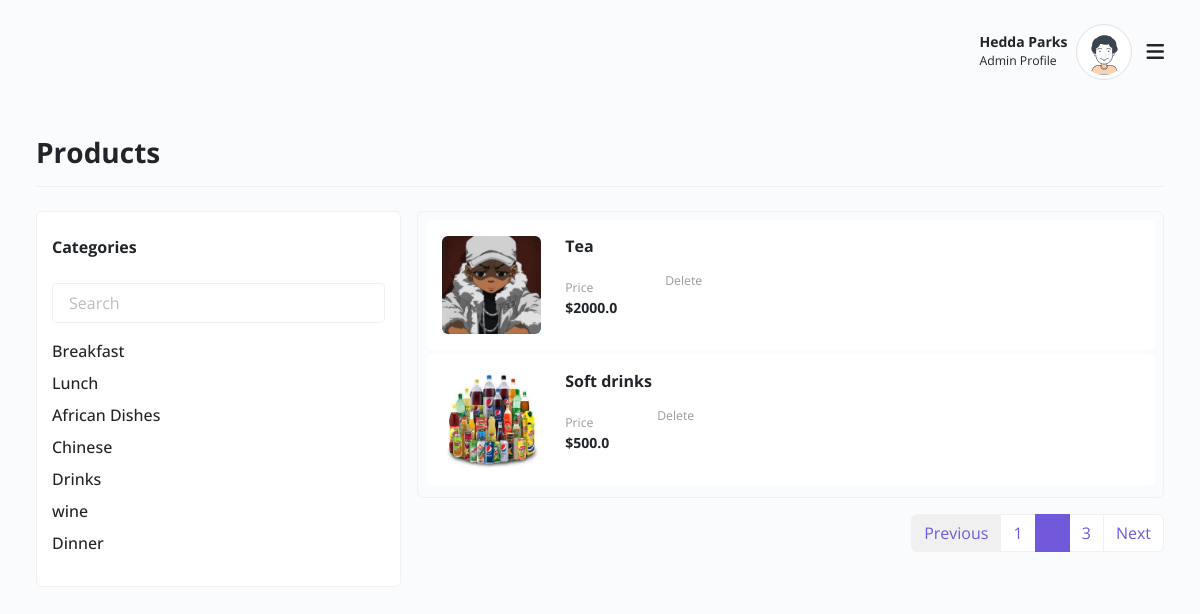
Before: /admin/products/all/ (signed in) with the older database file.
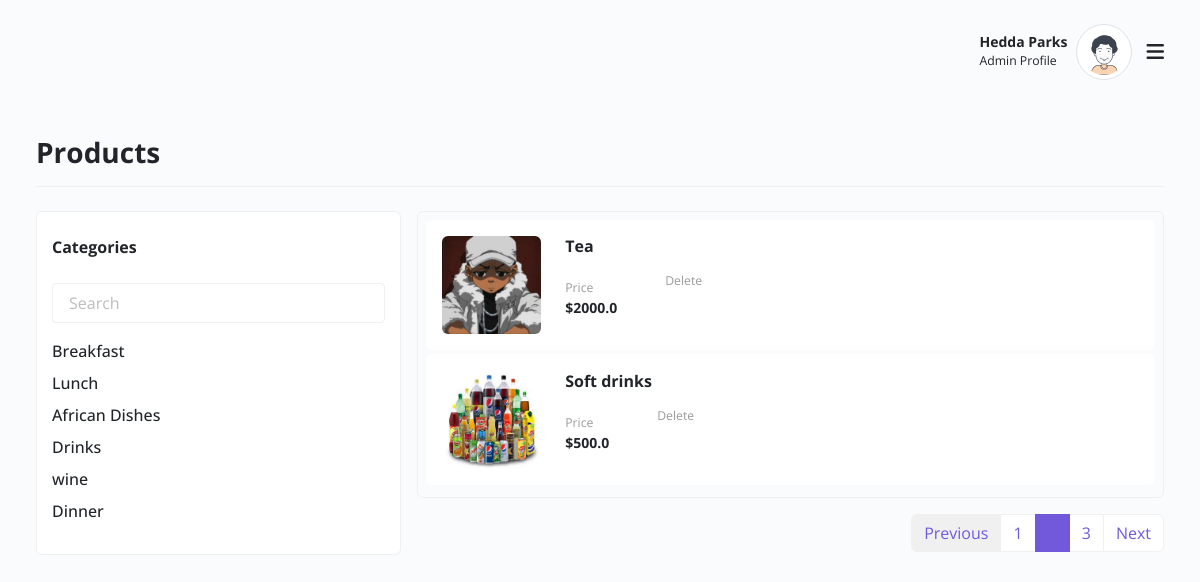
After: the same page with the newer database file.
### app/models.py (models this page shows, shortened)
class Category(db.Model):
    id = db.Column(db.Integer, primary_key=True)
    title = db.Column(db.String(50), nullable=False)

class Product(db.Model):
    id = db.Column(db.Integer, primary_key=True)
    title = db.Column(db.String(50), nullable=False)
    type = db.Column(db.String(15), nullable=False, server_default='Regular')
    price = db.Column(db.Float, nullable=False)
    image = db.Column(db.String(100))
    description = db.Column(db.Text, nullable=False)
    user_id = db.Column(db.Integer, db.ForeignKey('user.id'), nullable=False)

### app/admin/routes.py (the view)
@admin.route('/admin/products/all/')
@login_required
def all_products():
    products = Product.query.all()
    categories = Category.query.all()
    return render_template('admin/product-list.html', title='Add Product', categories=categories, products=products)

### app/models.py (called while the page is built)
@loginManager.user_loader
def load_user(user_id):
    return User.query.get(user_id)

### app/templates/admin/product-list.html (shortened to what the changed rows need)
{% extends 'layout.html'%}
{% block styles %}
    <link rel="stylesheet" href="{{ url_for('static', filename='plugin/nouislider/nouislider.min.css') }}">
{% endblock styles %}
{% block content %}
<div class="container-xxl">
    <div class="row g-3 mb-3">
        <div class="col-md-12 col-lg-4 col-xl-4 col-xxl-3">
            <div class="sticky-lg-top">
                <div class="card mb-3">
                    <div class="categories">
                        <div class="collapse show" id="category">
                            <div class="filter-category">
                                <ul class="category-list">
                                    {% for category in categories %}
                                        <li><a href="{{ category.title }}">{{ category.title }}</a>
                                    </li>
                                    {% endfor %}
                                </ul>
                            </div>
                        </div>
                    </div>
                </div>
            </div>
        </div>
        <div class="col-md-12 col-lg-8 col-xl-8 col-xxl-9">
            <div class="card mb-3 bg-transparent p-2">
                {% for product in products %}
                    <div class="card border-0 mb-1">
                        <div class="card-body d-flex align-items-center flex-column flex-md-row">
                            <a href="{{ url_for('admin.view_product', product_id=product.id) }}">
                                <img class="w120 rounded img-fluid"
                                    src="{{ url_for('static', filename='images/product/'+ product.image ) }}" alt="">
                            </a>
                            <div class="ms-md-4 m-0 mt-4 mt-md-0 text-md-start text-center w-100">
                                <a href="product-detail.html">
                                    <h6 class="mb-3 fw-bold">{{ product.title }}
                                    </h6>
                                </a>
                                <div class="d-flex flex-row flex-wrap align-items-center justify-content-center justify-content-md-start">
                                    <div class="pe-xl-5 pe-md-4 ps-md-0 px-3 mb-2">
                                        <div class="text-muted small">Price</div>
                                        <strong>${{ product.price }}</strong>
                                    </div>
                                    <div class="pe-xl-5 pe-md-4 ps-md-0 px-3 mb-2">
                                        <form action="{{ url_for('admin.delete_product', product_id=product.id) }}" method="post">
                                            <div class="text-muted small">Delete</div>
                                            <button type="submit" class="btn">
                                                <i class="icofont-trash text-danger"></i>
                                            </button>
                                        </form>
                                    </div>
                                </div>
                            </div>
                        </div>
                    </div>
                {% endfor %}
            </div>
        </div>
    </div>
</div>
{% endblock content %}

Changed rows visible on the page:
removed Category: title "Chinese"
